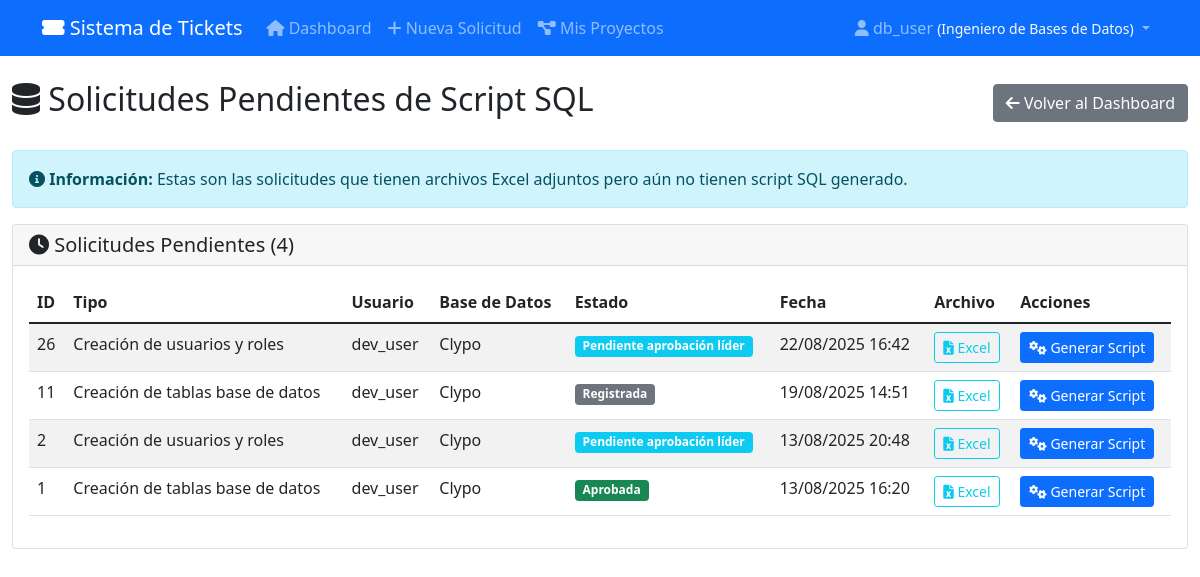
The app's page /pendientes-script/ (signed in), older data.
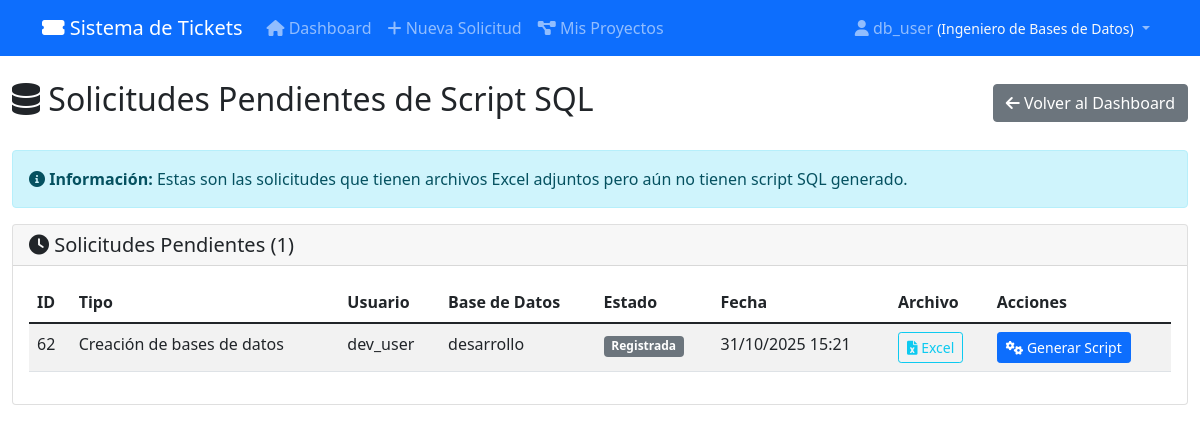
The same page, newer data.
### tickets/models.py (models this page shows, shortened)
class UserProfile(models.Model):
    ROLES = [
        ('dev', 'Ingeniero de Desarrollo'),
        ('db', 'Ingeniero de Bases de Datos'),
        ('devops', 'Ingeniero DevOps'),
        ('admin', 'Administrador'),
        ('lider', 'Líder de Proyecto'),
    ]
    user = models.OneToOneField(User, on_delete=models.CASCADE, related_name='profile')
    role = models.CharField(max_length=10, choices=ROLES, default='dev')
    proyectos_asignados = models.ManyToManyField(Proyecto, blank=True,
                                               related_name='miembros_equipo',
                                               verbose_name="Proyectos Asignados")
    departamento = models.CharField(max_length=100, blank=True, verbose_name="Departamento")
    telefono = models.CharField(max_length=20, blank=True, verbose_name="Teléfono")
    activo = models.BooleanField(default=True, verbose_name="Activo")
    fecha_creacion = models.DateTimeField(auto_now_add=True)

class Solicitud(models.Model):
    TIPOS_SOLICITUD = [
        ('crear_tabla', 'Creación de tablas base de datos'),
        ('modificar_tabla', 'Modificación de tabla base de datos'),
        ('compilar_objetos', 'Compilación de objetos'),
        ('asignar_permisos', 'Asignación de permisos'),
        ('crear_usuarios', 'Creación de usuarios y roles'),
        ('pull_request', 'Solicitud pull request'),
        ('despliegue', 'Solicitud de despliegue'),
        ('crear_bd', 'Creación de bases de datos'),
        ('crear_esquemas', 'Creación de esquemas'),
        ('compilar_scripts_qa', 'Compilación de scripts de tickets en QA'),
        ('compilar_scripts_pu', 'Compilación de scripts de tickets en PU'),
    ]
    TIPOS_ARCHIVO = [
        ('excel', 'Excel'),
        ('zip', 'ZIP'),
        ('sql', 'SQL'),
    ]
    ESTADOS = [
        ('registrada', 'Registrada'),
        ('revision', 'En revisión'),
        ('aprobada', 'Aprobada'),
        ('rechazada', 'Rechazada'),
        ('finalizada', 'Finalizada'),
        ('cancelada', 'Cancelada'),
        ('pendiente_aprobacion_lider', 'Pendiente aprobación líder'),
    ]
    AMBIENTES = [
        ('desarrollo', 'Desarrollo'),
        ('qa', 'QA'),
        ('pu', 'Producción'),
        ('todos', 'Todos los ambientes'),
    ]
    TIPOS_BD = ['crear_tabla', 'modificar_tabla', 'asignar_permisos', 'crear_usuarios', 'crear_bd', 'crear_esquemas']
    TIPOS_DEVOPS = ['pull_request', 'despliegue']
    TIPOS_COMPILACION = ['compilar_objetos', 'compilar_scripts_qa', 'compilar_scripts_pu']
    proyecto = models.ForeignKey(Proyecto, on_delete=models.CASCADE,
                                related_name='solicitudes', verbose_name="Proyecto",  null=True, blank=True)
    tipo_solicitud = models.CharField(max_length=30, choices=TIPOS_SOLICITUD)
    tipo_archivo = models.CharField(max_length=10, choices=TIPOS_ARCHIVO, blank=True, null=True)
    archivo_adjunto = models.FileField(upload_to='solicitudes/', blank=True, null=True)
    estado = models.CharField(max_length=30, choices=ESTADOS, default='registrada')
    descripcion = models.TextField(blank=True, null=True)
    fecha_creacion = models.DateTimeField(auto_now_add=True)
    fecha_modificacion = models.DateTimeField(auto_now=True)
    usuario = models.ForeignKey(User, on_delete=models.CASCADE)
    base_datos_aplicacion = models.CharField(max_length=100, help_text="Base de datos o aplicación donde se aplicará")
    correo_notificacion = models.EmailField(help_text="Correo para notificaciones")
    ambientes_ejecucion = models.JSONField(default=list, blank=True, help_text="Ambientes donde ejecutar (para scripts)")
    lider_proyecto = models.ForeignKey(User, on_delete=models.SET_NULL, null=True, blank=True,
                                     related_name='solicitudes_lideradas',
                                     help_text="Líder que debe aprobar (para creación de usuarios)")
    url_commit = models.URLField(blank=True, null=True)
    nombre_branch = models.CharField(max_length=100, blank=True, null=True)
    entorno = models.CharField(max_length=50, blank=True, null=True)
    script_sql_generado = models.TextField(blank=True, null=True)
    estructura_validada = models.BooleanField(default=False, help_text="Si la estructura del archivo fue validada")
    usuario_creado = models.CharField(max_length=100, blank=True, null=True)
    password_generado = models.CharField(max_length=100, blank=True, null=True)
    class Meta:
        ordering = ['-fecha_creacion']

### tickets/views.py (the view)
# urls.py: path('pendientes-script/', views.solicitudes_pendientes_script, name='solicitudes_pendientes_script'),
@login_required
def solicitudes_pendientes_script(request):
    user_profile = UserProfile.objects.get_or_create(user=request.user)[0]
    if user_profile.role not in ['admin', 'db']:
        messages.error(request, 'No tienes permisos para acceder a esta sección.')
        return redirect('dashboard')
    solicitudes_pendientes = Solicitud.objects.filter(
        tipo_solicitud__in=Solicitud.TIPOS_BD,
        archivo_adjunto__isnull=False,
        tipo_archivo='excel',
        script_sql_generado__isnull=True
    ).order_by('-fecha_creacion')
    paginator = Paginator(solicitudes_pendientes, 10)
    page_number = request.GET.get('page')
    page_obj = paginator.get_page(page_number)
    context = {
        'page_obj': page_obj,
        'user_profile': user_profile,
    }
    return render(request, 'tickets/solicitudes_pendientes_script.html', context)

### templates/tickets/solicitudes_pendientes_script.html (shortened to what this page needs)
{% extends 'base.html' %}
{% block content %}
<div class="d-flex justify-content-between align-items-center mb-4">
    <h2><i class="fas fa-database"></i> Solicitudes Pendientes de Script SQL</h2>
    <a href="{% url 'dashboard' %}" class="btn btn-secondary">
        <i class="fas fa-arrow-left"></i> Volver al Dashboard
    </a>
</div>
<div class="alert alert-info">
    <i class="fas fa-info-circle"></i>
    <strong>Información:</strong> Estas son las solicitudes que tienen archivos Excel adjuntos pero aún no tienen script SQL generado.
</div>
<div class="card">
    <div class="card-header">
        <h5 class="mb-0"><i class="fas fa-clock"></i> Solicitudes Pendientes ({{ page_obj.paginator.count }})</h5>
    </div>
    <div class="card-body">
        {% if page_obj %}
            <div class="table-responsive">
                <table class="table table-striped">
                    <thead>
                        <tr>
                            <th>ID</th>
                            <th>Tipo</th>
                            <th>Usuario</th>
                            <th>Base de Datos</th>
                            <th>Estado</th>
                            <th>Fecha</th>
                            <th>Archivo</th>
                            <th>Acciones</th>
                        </tr>
                    </thead>
                    <tbody>
                        {% for solicitud in page_obj %}
                        <tr>
                            <td>{{ solicitud.id }}</td>
                            <td>{{ solicitud.get_tipo_solicitud_display }}</td>
                            <td>
                                {{ solicitud.usuario.username }}
                            </td>
                            <td>{{ solicitud.base_datos_aplicacion }}</td>
                            <td>
                                <span class="badge bg-{% if solicitud.estado == 'registrada' %}secondary{% elif solicitud.estado == 'revision' %}warning{% elif solicitud.estado == 'aprobada' %}success{% elif solicitud.estado == 'rechazada' %}danger{% elif solicitud.estado == 'cancelada' %}dark{% elif solicitud.estado == 'pendiente_aprobacion_lider' %}info{% else %}primary{% endif %}">
                                    {{ solicitud.get_estado_display }}
                                </span>
                            </td>
                            <td>{{ solicitud.fecha_creacion|date:"d/m/Y H:i" }}</td>
                            <td>
                                {% if solicitud.archivo_adjunto %}
                                    <a href="{{ solicitud.archivo_adjunto.url }}" target="_blank" class="btn btn-sm btn-outline-info">
                                        <i class="fas fa-file-excel"></i> Excel
                                    </a>
                                {% endif %}
                            </td>
                            <td>
                                <a href="{% url 'detalle_solicitud' solicitud.pk %}" class="btn btn-sm btn-primary">
                                    <i class="fas fa-cogs"></i> Generar Script
                                </a>
                            </td>
                        </tr>
                        {% endfor %}
                    </tbody>
                </table>
            </div>
        {% endif %}
    </div>
</div>
{% endblock %}

### templates/base.html (shortened to what this page needs)
<!DOCTYPE html>
<html lang="es">
<head>
    <link href="https://cdn.jsdelivr.net/npm/bootstrap@5.1.3/dist/css/bootstrap.min.css" rel="stylesheet">
    <link href="https://cdnjs.cloudflare.com/ajax/libs/font-awesome/6.0.0/css/all.min.css" rel="stylesheet">
</head>
<body>
    <nav class="navbar navbar-expand-lg navbar-dark bg-primary">
        <div class="container">
            <a class="navbar-brand" href="{% url 'dashboard' %}">
                <i class="fas fa-ticket-alt"></i> Sistema de Tickets
            </a>
            {% if user.is_authenticated %}
            <div class="collapse navbar-collapse" id="navbarNav">
                <ul class="navbar-nav me-auto">
                    <li class="nav-item">
                        <a class="nav-link" href="{% url 'dashboard' %}">
                            <i class="fas fa-home"></i> Dashboard
                        </a>
                    </li>
                    <li class="nav-item">
                        <a class="nav-link" href="{% url 'crear_solicitud' %}">
                            <i class="fas fa-plus"></i> Nueva Solicitud
                        </a>
                    </li>
                    {% if user.profile.role == 'admin' %}
                    <li class="nav-item dropdown">
                        <a class="nav-link dropdown-toggle" href="#" id="adminDropdown" role="button" data-bs-toggle="dropdown">
                            <i class="fas fa-cogs"></i> Administración
                        </a>
                        <ul class="dropdown-menu">
                            <li><a class="dropdown-item" href="{% url 'panel_administracion' %}">
                                <i class="fas fa-tachometer-alt"></i> Panel Principal
                            </a></li>
                            <li><a class="dropdown-item" href="{% url 'lista_proyectos' %}">
                                <i class="fas fa-project-diagram"></i> Gestionar Proyectos
                            </a></li>
                            <li><a class="dropdown-item" href="{% url 'gestionar_usuarios' %}">
                                <i class="fas fa-users"></i> Gestionar Usuarios
                            </a></li>
                            <li><a class="dropdown-item" href="{% url 'estadisticas_avanzadas' %}">
                                <i class="fas fa-chart-bar"></i> Estadísticas
                            </a></li>
                        </ul>
                    </li>
                    {% else %}
                    <li class="nav-item">
                        <a class="nav-link" href="{% url 'lista_proyectos' %}">
                            <i class="fas fa-project-diagram"></i> Mis Proyectos
                        </a>
                    </li>
                    {% endif %}
                </ul>
                <ul class="navbar-nav">
                    <li class="nav-item dropdown">
                        <a class="nav-link dropdown-toggle" href="#" id="navbarDropdown" role="button" data-bs-toggle="dropdown">
                            <i class="fas fa-user"></i> {{ user.username }}
                            {% if user.profile %}
                                <small class="text-light">({{ user.profile.get_role_display }})</small>
                            {% endif %}
                        </a>
                    </li>
                </ul>
            </div>
            {% endif %}
        </div>
    </nav>
    <main class="container-fluid mt-4">
        {% block content %}{% endblock %}
    </main>
</body>
</html>

Row changes from the older to the newer data that the page shows:
removed Solicitud: id "26", tipo_solicitud "Creación de usuarios y roles", usuario.username "dev_user", base_datos_aplicacion "Clypo", estado "Pendiente aprobación líder", fecha_creacion "22/08/2025 16:42"
removed Solicitud: id "11", tipo_solicitud "Creación de tablas base de datos", usuario.username "dev_user", base_datos_aplicacion "Clypo", estado "Registrada", fecha_creacion "19/08/2025 14:51"
removed Solicitud: id "2", tipo_solicitud "Creación de usuarios y roles", usuario.username "dev_user", base_datos_aplicacion "Clypo", estado "Pendiente aprobación líder", fecha_creacion "13/08/2025 20:48"
removed Solicitud: id "1", tipo_solicitud "Creación de tablas base de datos", usuario.username "dev_user", base_datos_aplicacion "Clypo", estado "Aprobada", fecha_creacion "13/08/2025 16:20"
added Solicitud: id "62", tipo_solicitud "Creación de bases de datos", usuario.username "dev_user", base_datos_aplicacion "desarrollo", estado "Registrada", fecha_creacion "31/10/2025 15:21"
Text that changed along with them:
{{ page_obj.paginator.count }}: "4" → "1"
